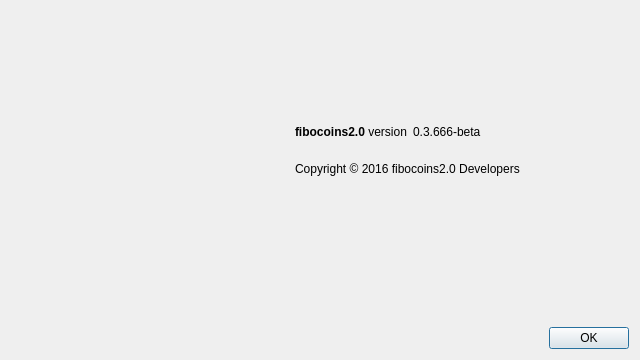
<?xml version="1.0" encoding="UTF-8"?>
<ui version="4.0">
 <class>AboutDialog</class>
 <widget class="QDialog" name="AboutDialog">
  <property name="geometry">
   <rect>
    <x>0</x>
    <y>0</y>
    <width>640</width>
    <height>360</height>
   </rect>
  </property>
  <property name="windowTitle">
   <string>About fibocoins2.0</string>
  </property>
  <layout class="QGridLayout" name="gridLayout" columnstretch="5,6">
   <item row="0" column="0">
    <widget class="QLabel" name="label_4">
     <property name="sizePolicy">
      <sizepolicy hsizetype="Preferred" vsizetype="Ignored">
       <horstretch>0</horstretch>
       <verstretch>0</verstretch>
      </sizepolicy>
     </property>
     <property name="pixmap">
      <pixmap resource="../bitcoin.qrc">:/images/about</pixmap>
     </property>
    </widget>
   </item>
   <item row="0" column="1">
    <layout class="QVBoxLayout" name="verticalLayout_2">
     <item>
      <spacer name="verticalSpacer_2">
       <property name="orientation">
        <enum>Qt::Vertical</enum>
       </property>
       <property name="sizeHint" stdset="0">
        <size>
         <width>20</width>
         <height>40</height>
        </size>
       </property>
      </spacer>
     </item>
     <item>
      <layout class="QHBoxLayout" name="horizontalLayout">
       <item>
        <widget class="QLabel" name="label">
         <property name="cursor">
          <cursorShape>IBeamCursor</cursorShape>
         </property>
         <property name="text">
          <string>&lt;b&gt;fibocoins2.0&lt;/b&gt; version</string>
         </property>
         <property name="textInteractionFlags">
          <set>Qt::LinksAccessibleByMouse|Qt::TextSelectableByKeyboard|Qt::TextSelectableByMouse</set>
         </property>
        </widget>
       </item>
       <item>
        <widget class="QLabel" name="versionLabel">
         <property name="cursor">
          <cursorShape>IBeamCursor</cursorShape>
         </property>
         <property name="text">
          <string notr="true">0.3.666-beta</string>
         </property>
         <property name="textInteractionFlags">
          <set>Qt::LinksAccessibleByMouse|Qt::TextSelectableByKeyboard|Qt::TextSelectableByMouse</set>
         </property>
        </widget>
       </item>
       <item>
        <spacer name="horizontalSpacer">
         <property name="orientation">
          <enum>Qt::Horizontal</enum>
         </property>
         <property name="sizeHint" stdset="0">
          <size>
           <width>40</width>
           <height>20</height>
          </size>
         </property>
        </spacer>
       </item>
      </layout>
     </item>
     <item>
      <widget class="QLabel" name="copyrightLabel">
       <property name="cursor">
        <cursorShape>IBeamCursor</cursorShape>
       </property>
       <property name="text">
        <string>
Copyright © 2016 fibocoins2.0 Developers
</string>
       </property>
       <property name="textInteractionFlags">
        <set>Qt::LinksAccessibleByMouse|Qt::TextSelectableByKeyboard|Qt::TextSelectableByMouse</set>
       </property>
      </widget>
     </item>
     <item>
      <widget class="QLabel" name="label_2">
       <property name="cursor">
        <cursorShape>IBeamCursor</cursorShape>
       </property>
       <property name="text">
        <string/>
       </property>
       <property name="wordWrap">
        <bool>true</bool>
       </property>
       <property name="textInteractionFlags">
        <set>Qt::LinksAccessibleByMouse|Qt::TextSelectableByKeyboard|Qt::TextSelectableByMouse</set>
       </property>
      </widget>
     </item>
     <item>
      <spacer name="verticalSpacer">
       <property name="orientation">
        <enum>Qt::Vertical</enum>
       </property>
       <property name="sizeHint" stdset="0">
        <size>
         <width>20</width>
         <height>40</height>
        </size>
       </property>
      </spacer>
     </item>
     <item>
      <widget class="QDialogButtonBox" name="buttonBox">
       <property name="orientation">
        <enum>Qt::Horizontal</enum>
       </property>
       <property name="standardButtons">
        <set>QDialogButtonBox::Ok</set>
       </property>
      </widget>
     </item>
    </layout>
   </item>
  </layout>
 </widget>
 <resources>
  <include location="../bitcoin.qrc"/>
 </resources>
 <connections>
  <connection>
   <sender>buttonBox</sender>
   <signal>accepted()</signal>
   <receiver>AboutDialog</receiver>
   <slot>accept()</slot>
   <hints>
    <hint type="sourcelabel">
     <x>360</x>
     <y>308</y>
    </hint>
    <hint type="destinationlabel">
     <x>157</x>
     <y>274</y>
    </hint>
   </hints>
  </connection>
  <connection>
   <sender>buttonBox</sender>
   <signal>rejected()</signal>
   <receiver>AboutDialog</receiver>
   <slot>reject()</slot>
   <hints>
    <hint type="sourcelabel">
     <x>428</x>
     <y>308</y>
    </hint>
    <hint type="destinationlabel">
     <x>286</x>
     <y>274</y>
    </hint>
   </hints>
  </connection>
 </connections>
</ui>
